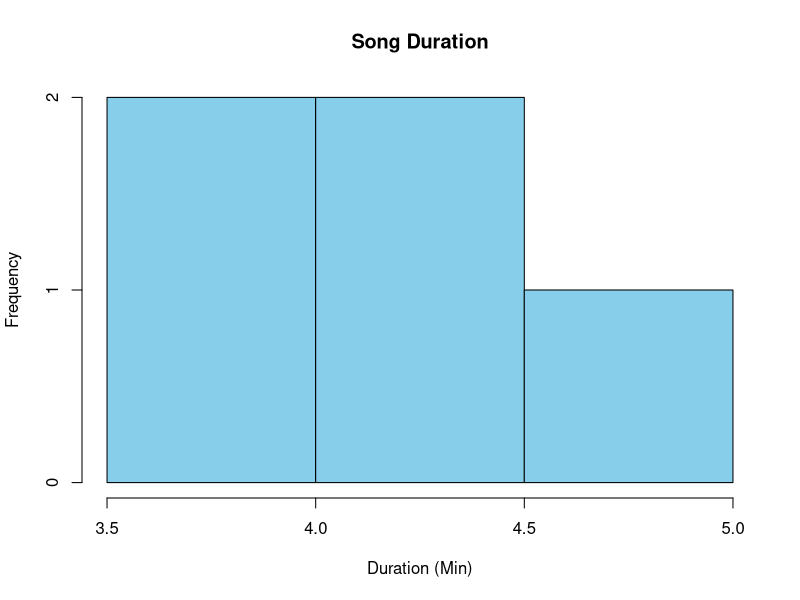
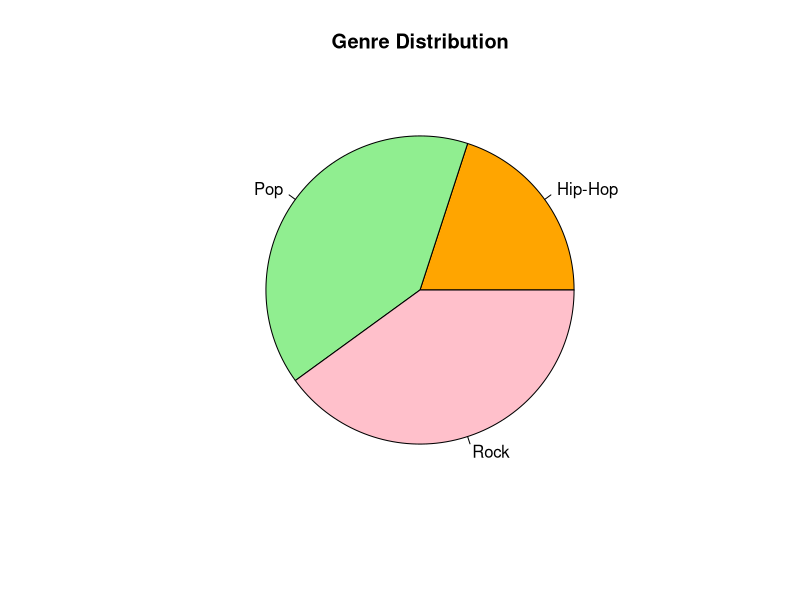
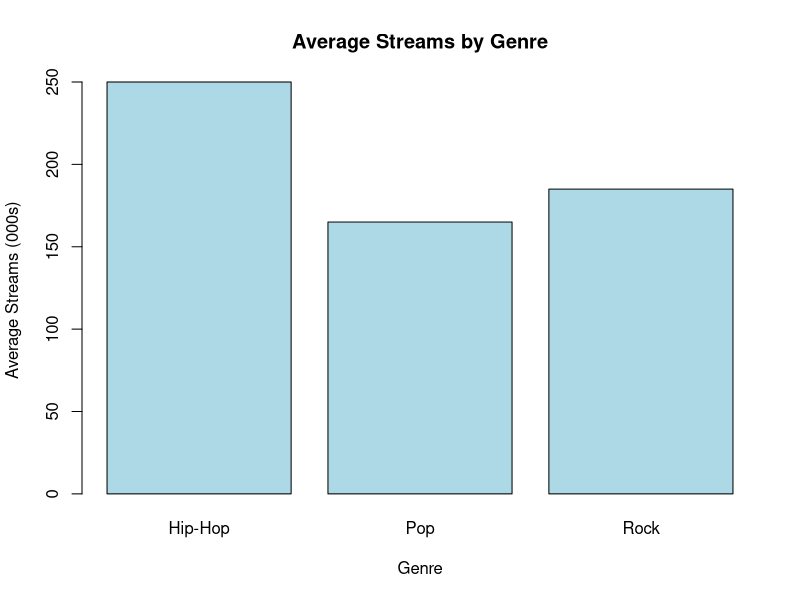
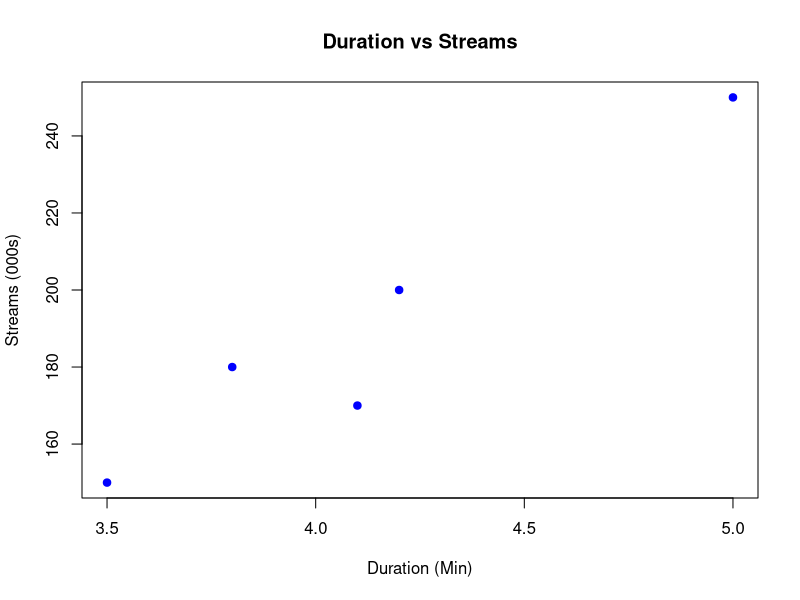

R code for these plots, in order:
# SET 30 - Music Streaming

data <- data.frame(
  Song.ID = c(1,2,3,4,5),
  Duration = c(3.5,4.2,3.8,5.0,4.1),
  Streams = c(150,200,180,250,170),
  Genre = c("Pop","Rock","Pop","Hip-Hop","Rock")
)

# 1. Histogram of song durations
hist(data$Duration,
     main="Song Duration",
     xlab="Duration (Min)",
     col="skyblue",
     border="black")

# 2. Pie chart of genre distribution
pie(table(data$Genre),
    main="Genre Distribution",
    col=c("orange","lightgreen","pink"))

# 3. Bar chart of average streams by genre
avg <- aggregate(Streams ~ Genre, data, mean)

barplot(avg$Streams,
        names.arg=avg$Genre,
        main="Average Streams by Genre",
        xlab="Genre",
        ylab="Average Streams (000s)",
        col="lightblue")

# 4. Scatter plot of duration vs streams
plot(data$Duration, data$Streams,
     main="Duration vs Streams",
     xlab="Duration (Min)",
     ylab="Streams (000s)",
     pch=19,
     col="blue")
